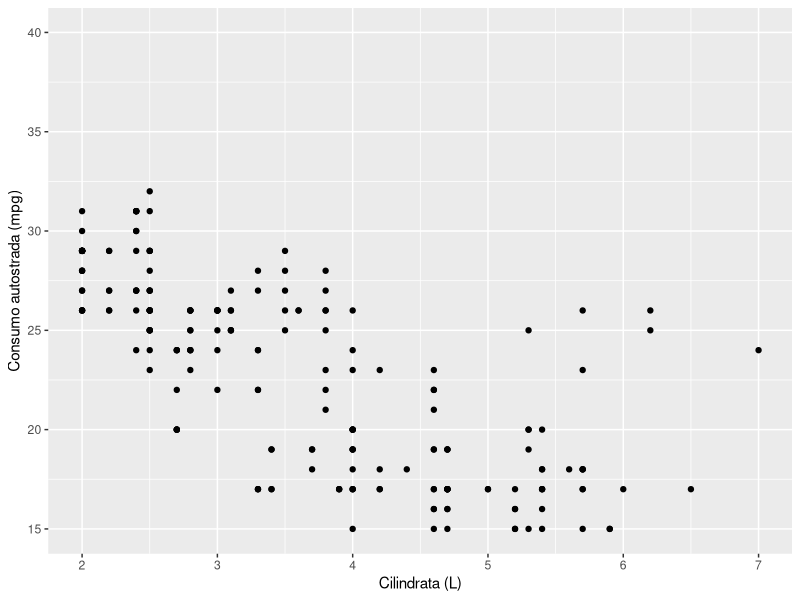

Write R code to recreate this figure.
# ============================================================================
# SCALE E TRASFORMAZIONI - ESERCIZI PRATICI
# ============================================================================
# Corso: REVELO Training - Data Viz 2025
# Modulo: 08 - Scale e Trasformazioni
# 
# Obiettivi:
# - Comprendere e applicare scale continue e discrete
# - Utilizzare trasformazioni (log, sqrt, reverse)
# - Personalizzare palette di colori accessibili
# - Controllare breaks, labels, e limiti
# - Formattare assi con il package scales
#
# Istruzioni:
# - Completa ogni esercizio nell'ordine suggerito
# - Osserva come le scale influenzano la percezione
# - Confronta i risultati con le soluzioni
# ============================================================================

# Setup -------------------------------------------------------------------
library(ggplot2)
library(scales)      # Per formattazione labels
library(dplyr)       # Per manipolazione dati

# Carica datasets
data(mpg)
data(diamonds)
data(economics)
data(mtcars)

# ============================================================================
# PARTE 1: SCALE CONTINUE (5 esercizi)
# ============================================================================

## Esercizio 1.1: Limiti e Breaks ------------------------------------
# Obiettivo: Creare scatter plot con assi personalizzati
#
# Dataset: mpg
# Visualizzazione: scatter plot (displ vs hwy)
# Richieste:
# - Limita asse x tra 2 e 7
# - Imposta breaks ogni 1 unità sull'asse x
# - Limita asse y tra 15 e 40
# - Aggiungi titoli agli assi: "Cilindrata (L)" e "Consumo autostrada (mpg)"

# Il tuo codice qui:
ggplot(mpg, aes(x = displ, y = hwy)) +
  geom_point() +
  scale_x_continuous(
    limits = c(2, 7),
    breaks = seq(2, 7, 1)
  ) +
  scale_y_continuous(
    limits = c(15, 40)
  ) +
  labs(x = "Cilindrata (L)", y = "Consumo autostrada (mpg)")



## Esercizio 1.2: coord_cartesian vs limits --------------------------
# Obiettivo: Comprendere la differenza tra zoom e filtraggio
#
# Dataset: mpg
# Visualizzazione: boxplot (class vs hwy)
# Richieste:
# - Crea DUE grafici identici tranne che per i limiti y
# - Grafico A: usa scale_y_continuous(limits = c(10, 30))
# - Grafico B: usa coord_cartesian(ylim = c(10, 30))
# - Osserva: quale ha statistiche corrette?

# Grafico A (scale limits):


# Grafico B (coord zoom):


# Domanda: Perché i boxplot sono diversi?


## Esercizio 1.3: Expand e Padding -----------------------------------
# Obiettivo: Controllare lo spazio ai bordi degli assi
#
# Dataset: economics
# Visualizzazione: line plot (date vs unemploy)
# Richieste:
# - Rimuovi completamente il padding su entrambi gli assi
#   (usa expansion(mult = c(0, 0)))
# - Nota come le linee toccano i bordi

# Il tuo codice qui:



## Esercizio 1.4: Breaks Custom --------------------------------------
# Obiettivo: Definire posizioni specifiche per i tick marks
#
# Dataset: mtcars
# Visualizzazione: scatter plot (wt vs mpg)
# Richieste:
# - Imposta breaks sull'asse x a: 2, 3, 4, 5
# - Imposta breaks sull'asse y ogni 5 unità (10, 15, 20, 25, 30)
# - Aggiungi titoli descrittivi

# Il tuo codice qui:



## Esercizio 1.5: Combinare Controlli --------------------------------
# Obiettivo: Usare più parametri insieme
#
# Dataset: diamonds (filtra solo clarity == "SI1")
# Visualizzazione: scatter plot (carat vs price)
# Richieste:
# - Limiti x: 0.5 a 2.5
# - Breaks x: ogni 0.5
# - Limiti y: 1000 a 10000
# - Breaks y: 2000, 5000, 8000
# - Nomi assi: "Carati" e "Prezzo ($)"

# Il tuo codice qui:
diamonds_si1 <- filter(diamonds, clarity == "SI1")




# ============================================================================
# PARTE 2: TRASFORMAZIONI (5 esercizi)
# ============================================================================

## Esercizio 2.1: Trasformazione Log10 -------------------------------
# Obiettivo: Applicare scala logaritmica
#
# Dataset: diamonds
# Visualizzazione: scatter plot (carat vs price) con smooth
# Richieste:
# - Applica scale_x_log10() e scale_y_log10()
# - Aggiungi geom_smooth(method = "lm")
# - Riduci alpha dei punti a 0.1
# - Osserva: relazione più lineare?

# Il tuo codice qui:



## Esercizio 2.2: Log vs Linear --------------------------------------
# Obiettivo: Confrontare scala log vs lineare
#
# Dataset: economics
# Visualizzazione: DUE line plots (date vs pop)
# Richieste:
# - Grafico A: scala y lineare
# - Grafico B: scala y log10
# - Osserva: quale mostra meglio il trend di crescita?

# Grafico A (lineare):


# Grafico B (log):



## Esercizio 2.3: Trasformazione Sqrt --------------------------------
# Obiettivo: Usare trasformazione radice quadrata
#
# Dataset: diamonds
# Visualizzazione: histogram (price)
# Richieste:
# - Crea histogram con bins = 50
# - Applica scale_y_sqrt() all'asse dei conteggi
# - Osserva: distribuzione più simmetrica?

# Il tuo codice qui:



## Esercizio 2.4: Reverse Scale --------------------------------------
# Obiettivo: Invertire direzione asse
#
# Dataset: mtcars
# Visualizzazione: bar plot orizzontale (reorder(rownames, mpg) vs mpg)
# Richieste:
# - Crea bar plot con geom_col()
# - Usa coord_flip() per renderlo orizzontale
# - Applica scale_y_reverse() per invertire ordine
# - Utile per ranking dal migliore al peggiore

# Il tuo codice qui:
mtcars_named <- mtcars %>% mutate(car = rownames(mtcars))




## Esercizio 2.5: Trasformazione con Breaks Custom -------------------
# Obiettivo: Combinare trasformazione e breaks personalizzati
#
# Dataset: diamonds
# Visualizzazione: scatter plot (carat vs price)
# Richieste:
# - Applica scale_y_log10()
# - Imposta breaks a: 500, 1000, 2000, 5000, 10000, 20000
# - Usa labels = scales::dollar per formattare
# - Aggiungi alpha = 0.2 ai punti

# Il tuo codice qui:




# ============================================================================
# PARTE 3: SCALE COLORE DISCRETE (5 esercizi)
# ============================================================================

## Esercizio 3.1: ColorBrewer Qualitative ----------------------------
# Obiettivo: Usare palette ColorBrewer
#
# Dataset: mpg
# Visualizzazione: scatter plot (displ vs hwy, color = class)
# Richieste:
# - Usa scale_color_brewer(palette = "Set1")
# - Aggiungi titolo legenda: "Tipo di auto"
# - Aumenta size punti a 3

# Il tuo codice qui:



## Esercizio 3.2: Viridis Discrete -----------------------------------
# Obiettivo: Usare palette viridis per categorie
#
# Dataset: mpg
# Visualizzazione: boxplot (class vs hwy, fill = class)
# Richieste:
# - Usa scale_fill_viridis_d(option = "D")
# - Rimuovi la legenda (guide = "none")
# - Osserva: colori distinguibili?

# Il tuo codice qui:



## Esercizio 3.3: Manual Colors --------------------------------------
# Obiettivo: Definire colori manualmente
#
# Dataset: mpg (filtra solo drv in c("f", "r", "4"))
# Visualizzazione: bar plot (class, fill = drv)
# Richieste:
# - Definisci colori: "f" = "#E41A1C", "r" = "#377EB8", "4" = "#4DAF4A"
# - Usa scale_fill_manual(values = ...)
# - Aggiungi labels: "f" = "Trazione anteriore", "r" = "Posteriore", "4" = "4x4"

# Il tuo codice qui:
mpg_drv <- filter(mpg, drv %in% c("f", "r", "4"))




## Esercizio 3.4: ColorBrewer con Direction --------------------------
# Obiettivo: Invertire palette
#
# Dataset: diamonds (sample 1000 righe)
# Visualizzazione: scatter plot (carat vs price, color = cut)
# Richieste:
# - Usa scale_color_brewer(palette = "Spectral", direction = -1)
# - Aggiungi alpha = 0.6
# - Osserva differenza tra direction = 1 e -1

# Il tuo codice qui:
diamonds_sample <- sample_n(diamonds, 1000)




## Esercizio 3.5: Consistenza Color e Fill ---------------------------
# Obiettivo: Usare stessa palette per color e fill
#
# Dataset: mpg
# Visualizzazione: boxplot (class vs hwy, fill = class) con outliers colorati
# Richieste:
# - geom_boxplot con outlier.color = class mappato
# - scale_fill_brewer(palette = "Set2")
# - scale_color_brewer(palette = "Set2")
# - Osserva: consistenza visiva

# Il tuo codice qui:




# ============================================================================
# PARTE 4: SCALE COLORE CONTINUE (5 esercizi)
# ============================================================================

## Esercizio 4.1: Gradient a 2 Colori --------------------------------
# Obiettivo: Creare gradient semplice
#
# Dataset: diamonds (sample 5000 righe)
# Visualizzazione: scatter plot (carat vs price, color = depth)
# Richieste:
# - Usa scale_color_gradient(low = "lightblue", high = "darkblue")
# - Aggiungi alpha = 0.5
# - Titolo legenda: "Profondità (%)"

# Il tuo codice qui:
diamonds_sample2 <- sample_n(diamonds, 5000)




## Esercizio 4.2: Viridis Continuous ---------------------------------
# Obiettivo: Usare viridis per valori continui
#
# Dataset: faithfuld (built-in density dataset)
# Visualizzazione: tile plot (waiting vs eruptions, fill = density)
# Richieste:
# - Usa geom_tile()
# - scale_fill_viridis_c(option = "C") # plasma
# - Osserva: percezione uniforme dei valori
#
# Dataset: faithfuld

# Il tuo codice qui:
data(faithfuld)




## Esercizio 4.3: Diverging Scale (Gradient2) ------------------------
# Obiettivo: Usare scala divergente con midpoint
#
# Dataset: mtcars (centra mpg sottraendo la media)
# Visualizzazione: bar plot (rownames vs mpg_centered, fill = mpg_centered)
# Richieste:
# - Calcola mpg_centered = mpg - mean(mpg)
# - Usa scale_fill_gradient2(low = "red", mid = "white", high = "blue", midpoint = 0)
# - Mostra deviazioni dalla media

# Il tuo codice qui:
mtcars_centered <- mtcars %>% 
  mutate(car = rownames(mtcars),
         mpg_centered = mpg - mean(mpg))




## Esercizio 4.4: Gradientn (Multiple Colors) ------------------------
# Obiettivo: Creare gradient con più colori
#
# Dataset: diamonds (sample 5000)
# Visualizzazione: scatter plot (carat vs price, color = price)
# Richieste:
# - Usa scale_color_gradientn(colors = c("blue", "cyan", "yellow", "orange", "red"))
# - Aggiungi alpha = 0.6
# - Osserva: transizioni tra colori

# Il tuo codice qui:




## Esercizio 4.5: Limiti e Breaks per Colori -------------------------
# Obiettivo: Controllare range di colori
#
# Dataset: diamonds
# Visualizzazione: scatter plot (carat vs price, color = price)
# Richieste:
# - Usa scale_color_viridis_c()
# - Limita scala colori a price tra 2000 e 15000
# - Imposta breaks a: 2000, 5000, 10000, 15000
# - Usa labels = scales::dollar

# Il tuo codice qui:




# ============================================================================
# PARTE 5: SCALE DIMENSIONE E FORMA (5 esercizi)
# ============================================================================

## Esercizio 5.1: Size vs Size_Area ----------------------------------
# Obiettivo: Confrontare scaling radius vs area
#
# Dataset: mtcars
# Visualizzazione: DUE scatter plots (wt vs mpg, size = hp)
# Richieste:
# - Grafico A: scale_size(range = c(1, 15))
# - Grafico B: scale_size_area(max_size = 15)
# - Osserva: quale rappresenta meglio i valori?

# Grafico A (radius):


# Grafico B (area - preferito):



## Esercizio 5.2: Size_Area con Zero ---------------------------------
# Obiettivo: Verificare che zero → zero area
#
# Dataset: crea dataset custom con alcuni valori a zero
# Visualizzazione: scatter plot con size
# Richieste:
# - Crea data con x, y, size (alcuni size = 0)
# - Usa scale_size_area()
# - Verifica che punti con size = 0 siano invisibili

# Il tuo codice qui:
data_with_zeros <- data.frame(
  x = 1:10,
  y = 1:10,
  size_val = c(0, 5, 10, 0, 15, 20, 0, 25, 30, 35)
)




## Esercizio 5.3: Shape Manual ---------------------------------------
# Obiettivo: Assegnare forme manualmente
#
# Dataset: mpg (filtra solo 4 categorie di class)
# Visualizzazione: scatter plot (displ vs hwy, shape = class)
# Richieste:
# - Filtra class in c("compact", "suv", "midsize", "pickup")
# - Usa scale_shape_manual(values = c(16, 17, 15, 18))
# - Aumenta size = 3

# Il tuo codice qui:
mpg_4class <- filter(mpg, class %in% c("compact", "suv", "midsize", "pickup"))




## Esercizio 5.4: Filled Shapes (21-25) ------------------------------
# Obiettivo: Usare forme con bordo + riempimento
#
# Dataset: iris
# Visualizzazione: scatter plot (Sepal.Length vs Sepal.Width, shape e fill = Species)
# Richieste:
# - Usa scale_shape_manual(values = c(21, 22, 23))
# - Usa scale_fill_brewer(palette = "Set1")
# - Aggiungi color = "black" e size = 3 in geom_point()
#
# Dataset: iris

# Il tuo codice qui:




## Esercizio 5.5: Combinare Size e Color -----------------------------
# Obiettivo: Mappare 3 variabili (x, y, size, color)
#
# Dataset: mtcars
# Visualizzazione: scatter plot (wt vs mpg, size = hp, color = cyl)
# Richieste:
# - Usa scale_size_area(max_size = 10)
# - Converti cyl a factor
# - Usa scale_color_viridis_d()
# - Osserva: troppe informazioni?

# Il tuo codice qui:




# ============================================================================
# PARTE 6: FORMATTAZIONE AVANZATA (5 esercizi)
# ============================================================================

## Esercizio 6.1: Formattazione Numeri -------------------------------
# Obiettivo: Usare scales::comma e number_format
#
# Dataset: economics
# Visualizzazione: line plot (date vs pop)
# Richieste:
# - Usa scale_y_continuous(labels = scales::comma)
# - Aggiungi titolo asse y: "Popolazione USA"
# - Osserva: separatori di migliaia
#
# Dataset: economics

# Il tuo codice qui:



## Esercizio 6.2: Formattazione Percentuali --------------------------
# Obiettivo: Formattare valori come percentuali
#
# Dataset: crea data con proporzioni
# Visualizzazione: bar plot
# Richieste:
# - Crea data con categorie e proporzioni (0-1)
# - Usa scale_y_continuous(labels = scales::percent)
# - Osserva: conversione automatica × 100

# Il tuo codice qui:
data_prop <- data.frame(
  category = c("A", "B", "C", "D"),
  proportion = c(0.15, 0.32, 0.28, 0.25)
)




## Esercizio 6.3: Formattazione Valuta -------------------------------
# Obiettivo: Formattare come valuta
#
# Dataset: diamonds (media price per cut)
# Visualizzazione: bar plot
# Richieste:
# - Calcola media di price per cut
# - Usa scale_y_continuous(labels = scales::dollar)
# - Per Euro: usa dollar_format(prefix = "€ ")

# Il tuo codice qui:
diamonds_avg <- diamonds %>%
  group_by(cut) %>%
  summarise(avg_price = mean(price))




## Esercizio 6.4: Formattazione Date ---------------------------------
# Obiettivo: Formattare etichette date
#
# Dataset: economics
# Visualizzazione: line plot (date vs unemploy)
# Richieste:
# - Usa scale_x_date(date_labels = "%b %Y", date_breaks = "5 years")
# - Prova anche: "%Y", "%d/%m/%Y", "%B %Y"
# - Ruota etichette con theme(axis.text.x = element_text(angle = 45, hjust = 1))

# Il tuo codice qui:



## Esercizio 6.5: Labels Custom con Funzione -------------------------
# Obiettivo: Creare formattatore personalizzato
#
# Dataset: mtcars
# Visualizzazione: scatter plot (wt vs mpg)
# Richieste:
# - Converti wt da 1000 lbs a tonnellate (× 0.5)
# - Usa scale_x_continuous(labels = ~ paste0(.x * 0.5, " ton"))
# - Aggiungi suffisso " km/L" all'asse y (mpg × 0.425)

# Il tuo codice qui:




# ============================================================================
# ESERCIZI BONUS: INTEGRAZIONE
# ============================================================================

## Bonus 1: Publication-Ready Plot -----------------------------------
# Obiettivo: Creare grafico completo publication-ready
#
# Dataset: diamonds (sample 5000)
# Richieste:
# - Scatter plot: carat vs price, color = cut, size = depth
# - scale_x_log10() con breaks custom
# - scale_y_log10() con labels = dollar
# - scale_color_brewer(palette = "Set1")
# - scale_size_area(max_size = 5)
# - Titoli, sottotitoli, caption
# - Theme minimal

# Il tuo codice qui:



## Bonus 2: Confronto Scale Colori -----------------------------------
# Obiettivo: Confrontare diverse palette sugli stessi dati
#
# Dataset: mpg
# Richieste:
# - Crea 4 versioni dello stesso scatter plot (displ vs hwy, color = class)
# - Versione A: default
# - Versione B: scale_color_brewer(palette = "Set1")
# - Versione C: scale_color_viridis_d()
# - Versione D: scale_color_grey()
# - Quale funziona meglio per daltonici?

# Versione A:


# Versione B:


# Versione C:


# Versione D:



## Bonus 3: Multi-Scale Complex Plot ---------------------------------
# Obiettivo: Combinare multiple scale in un grafico complesso
#
# Dataset: economics
# Richieste:
# - Line plot: date vs unemploy
# - Secondo asse con popolazione
# - Formattazione date sull'asse x
# - Formattazione comma su assi y
# - Colori custom per le due linee
# - Legenda posizionata in basso

# Suggerimento: usa due geom_line() con scale diverse
# (questo è avanzato - richiede reshape dei dati o trick con sec.axis)

# Il tuo codice qui:



# ============================================================================
# FINE ESERCIZI
# ============================================================================
# Ottimo lavoro! Hai completato tutti gli esercizi sulle scale.
# 
# Recap concetti chiave:
# - Scale mappano dati → proprietà visive
# - coord_cartesian() per zoom (non scale limits)
# - scale_*_log10() per trasformazioni
# - ColorBrewer e Viridis per accessibilità
# - scale_size_area() per percezione corretta
# - Package scales per formattazione
#
# Prossimi passi:
# - Confronta con le soluzioni
# - Sperimenta con tuoi dati
# - Combina con themes per grafici completi
# ============================================================================
